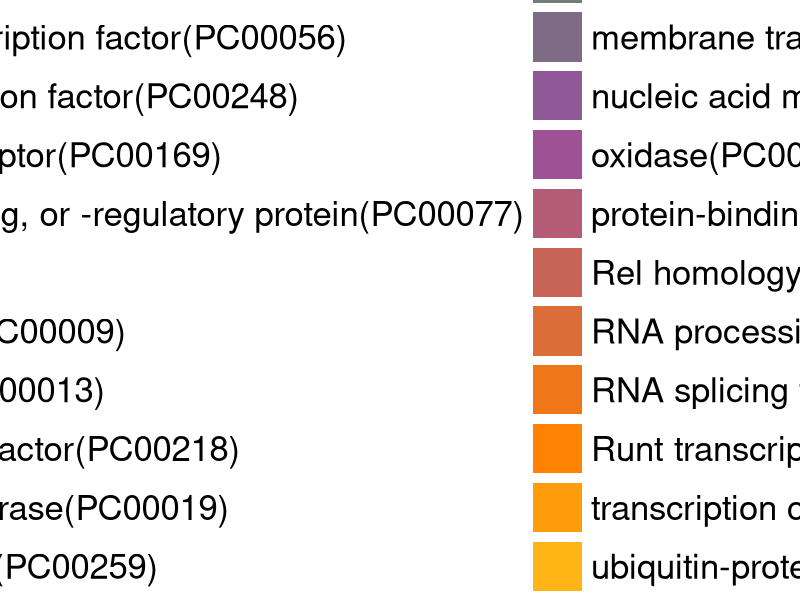

R code for this plot:
#Ready for the packages
install.packages("tidyverse")
install.packages("ggplot2", dependencies=TRUE)
install.packages("plyr")
library(tidyverse)
library(ggplot2)
library(plyr)
library(ggsci)
library(RColorBrewer)

#Clear the decks
rm(list = ls())

#Read data
data = read.csv("fig3c.csv", header = T)
df <- data.frame(data)
tdf <- df %>% gather("cluster.a","cluster.b","cluster.c","cluster.d","cluster.e","cluster.f", key = "cluster", value = "counts")
class <- tdf[,1]
cluster <- tdf[,2]
frequency <- tdf[,3]
cluster_label <- sub("cluster.", "cluster ", cluster)

# Define the number of colors you want
nb.cols <- 27
mycolors <- colorRampPalette(brewer.pal(6, "Set1"))(nb.cols)

#plot data
g <- ggplot(data = tdf, aes(x = cluster_label, y = frequency, fill = class), color = class)
g <- g + theme_classic(base_size = 11, base_family = "")
g <- g + geom_bar(stat = "identity")
g <- g + scale_fill_manual(values = mycolors)
g <- g + xlab(NULL)
g <- g + theme(legend.key.size = unit(1.3, 'cm'), legend.position = "bottom", 
               text = element_text(color = "black", size = 40), 
               axis.text = element_text(color = "black", size = 30),
               legend.title=element_blank(),
               legend.text = element_text(color = "black", size = 25))
g <- g + guides(fill=guide_legend(ncol=2, reverse=FALSE))
plot(g)
